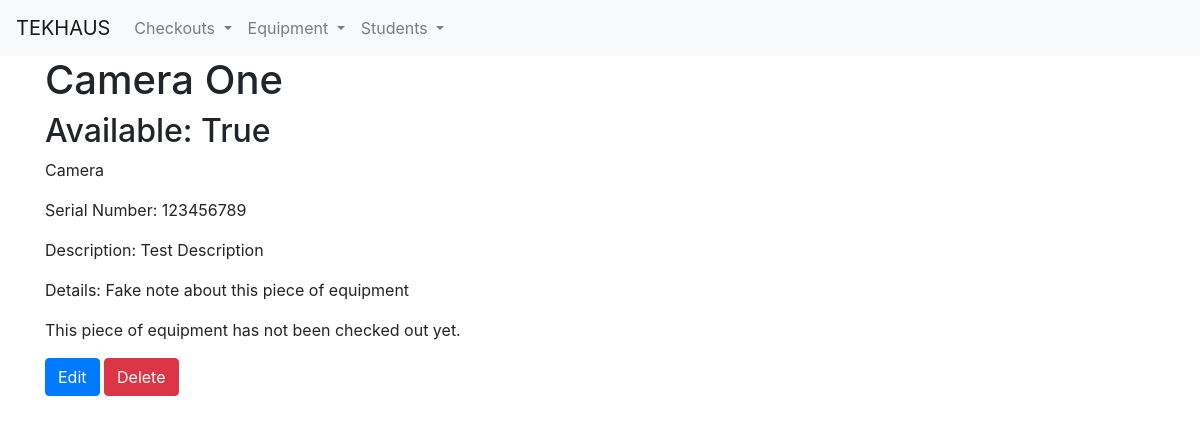
/equipment/1/, run on an earlier commit of the app's database.
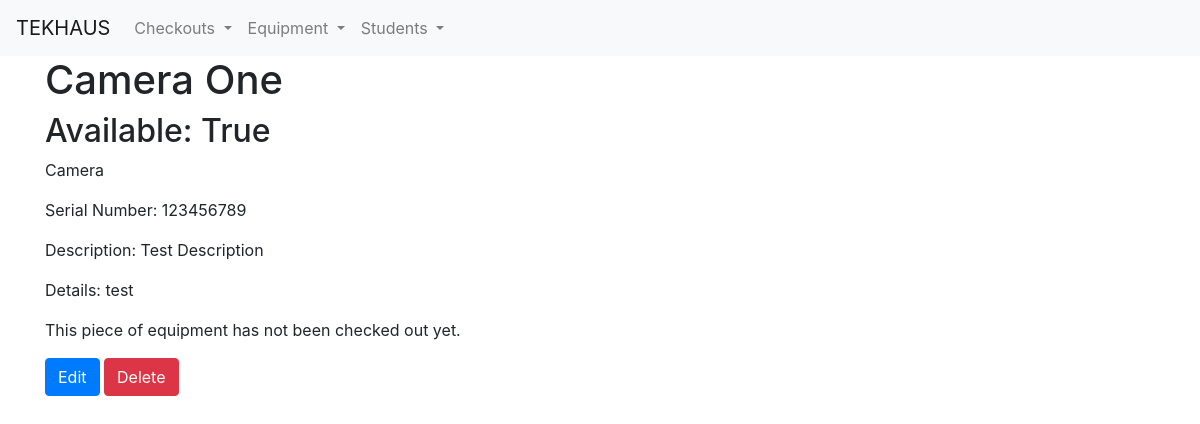
And on a later commit of the database.
### checkouts/models.py (models this page shows, shortened)
class Equipment(models.Model):
    name = models.CharField(max_length=100)
    CATEGORIES = [
        ('camera', 'Camera'),
        ('light', 'Light'),
        ('computer', 'Computer'),
        ('projector', 'Projector'),
        ('audio', 'Audio'),
        ('misc', 'Miscellaneous'),
    ]
    category = models.CharField(choices=CATEGORIES, max_length=10)
    desc = models.CharField(max_length=255, verbose_name='Description')
    details = models.CharField(max_length=255, verbose_name='Additional Details')
    serial_num = models.CharField(max_length=50, verbose_name='Serial Number')
    availability = models.BooleanField(default=True, verbose_name='Available?')
    current_user = models.ForeignKey(Student, null=True, blank=True, on_delete=models.CASCADE)
    past_checkouts = models.ManyToManyField('Checkout', related_name='past_checkouts', blank=True)
    class Meta:
        verbose_name = 'Equipment'
        verbose_name_plural = 'Equipment'

### checkouts/views.py (the view)
# urls.py: path('equipment/<int:pk>/', views.equipment_detail, name='equipment_detail'),
def equipment_detail(request, pk):
    equipment = get_object_or_404(Equipment, pk=pk)
    return render(request, 'checkouts/equipment-detail.html', context={'equipment': equipment})

### checkouts/templates/checkouts/equipment-detail.html
{% extends 'checkouts/base.html' %}
{% block content %}
    {% if equipment %}
        <h1>{{ equipment.name }}</h1>
        {% if not equipment.current_user  %}
            <h2>Available: {{ equipment.availability }}</h2>
        {% else %}
            <h2>Current User:
                <a href="{% url 'student_detail' equipment.current_user.school_id %}">{{ equipment.current_user }}</a>
            </h2>
        {% endif %}
        <p>{{ equipment.category|title }}</p>
        <p>Serial Number: {{ equipment.serial_num }}</p>
        <p>Description: {{ equipment.desc }}</p>
        <p>Details: {{ equipment.details }}</p>
        {% if not equipment.past_checkouts.all  %}
            <p>This piece of equipment has not been checked out yet.</p>
        {% else %}
            <p>{{ equipment.past_checkouts }}</p>
        {% endif %}
    {% else %}
        <p>This piece of equipment doesn't exist.</p>
    {% endif %}
    <a href="{% url 'edit_equipment' equipment.pk %}">
        <button type="button" class="btn btn-primary">Edit</button>
    </a>
    <a href="{% url 'delete_equipment' equipment.pk %}">
        <button type="button" class="btn btn-danger">Delete</button>
    </a>
{% endblock %}

What changed in the data, as far as the page shows it:
changed Equipment "Camera One": details "Fake note about this piece of equipment" → "test"
